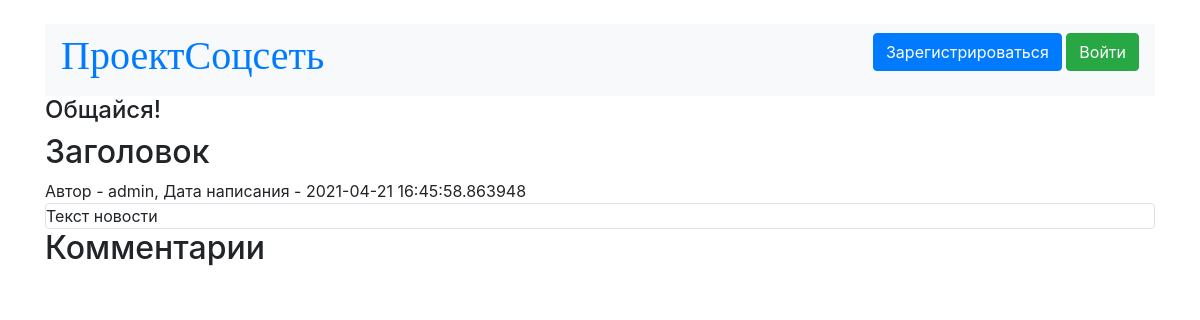
Page /post/47 on the earlier database version.
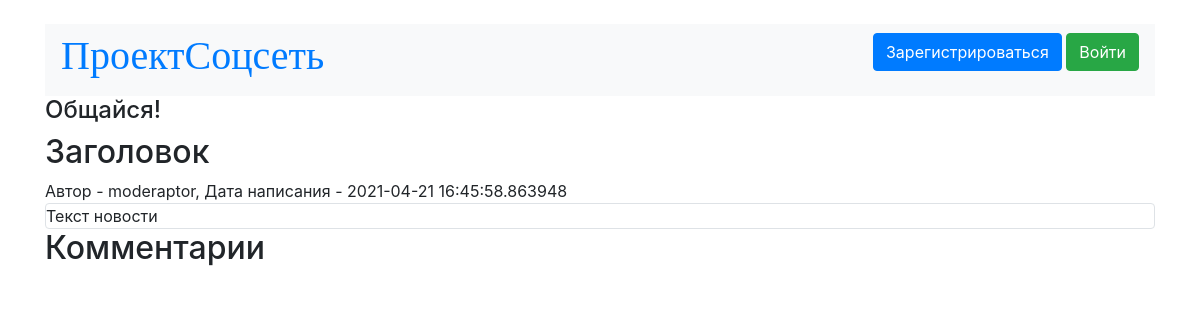
Same page on the later database version.
### data/users.py (models this page shows, shortened)
class User(SqlAlchemyBase, SerializerMixin):
    __tablename__ = 'users'
    id = sqlalchemy.Column(sqlalchemy.Integer,
                           primary_key=True, autoincrement=True)
    name = sqlalchemy.Column(sqlalchemy.String, nullable=True)
    birth = sqlalchemy.Column(sqlalchemy.Integer, nullable=True)
    posts = sqlalchemy.Column(sqlalchemy.String, nullable=True)
    phone = sqlalchemy.Column(sqlalchemy.String, nullable=True)
    email = sqlalchemy.Column(sqlalchemy.String,
                              index=True, unique=True, nullable=True)
    about = sqlalchemy.Column(sqlalchemy.String, nullable=True)
    hashed_password = sqlalchemy.Column(sqlalchemy.String, nullable=True)
    register_date = sqlalchemy.Column(sqlalchemy.DateTime,
                                      default=datetime.datetime.now)
    online_date = sqlalchemy.Column(sqlalchemy.DateTime,
                                      default=datetime.datetime.now)

### PythonApplication7.py (the view, shortened to what this page needs)
@app.route('/post/<int:id>', methods=['GET', 'POST'])
def post(id):
    db_sess = db_session.create_session()
    if session.get('user_id', -1) != -1:
        username = db_sess.query(User).filter(User.id == session.get('user_id')).first().name
    else:
        username = 'pass'
    item = db_sess.query(Post).filter(Post.id == id).first()
    form=CommentForm()
    comments = db_sess.query(Comment).filter(Comment.parent == id).all()
    return render_template("post.html", item=item, comments=comments, form=form, username=username).replace('&lt;', '<').replace('&gt;', '>')

### data/db_session.py (called while the page is built)
def create_session() -> Session:
    global __factory
    return __factory()

### templates/post.html (shortened to what this page needs)
﻿{% extends "base.html" %}
{% block content %}
<h2>{{item.title}}</h2>
<div>
    Автор - {{item.user.name}}, Дата написания - {{item.created_date}}
</div>
<div class="col-md6 border rounded">
    <div>
        {{item.content}}
    </div>
</div>
<h2>Комментарии</h2>
{% endblock %}

Differences in the rows shown:
changed User: user.name "admin" → "moderaptor"
